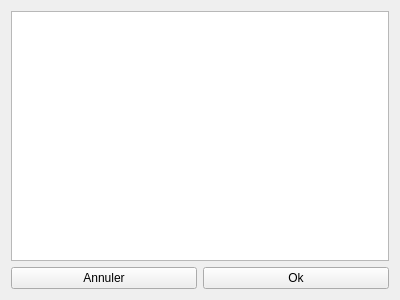
<?xml version="1.0" encoding="UTF-8"?>
<ui version="4.0">
 <class>F_SelectionSondes</class>
 <widget class="QWidget" name="F_SelectionSondes">
  <property name="geometry">
   <rect>
    <x>0</x>
    <y>0</y>
    <width>400</width>
    <height>300</height>
   </rect>
  </property>
  <property name="windowTitle">
   <string>Selection des sondes à afficher</string>
  </property>
  <layout class="QGridLayout" name="gridLayout">
   <item row="1" column="0">
    <widget class="QPushButton" name="Btn_Validation">
     <property name="text">
      <string>Annuler</string>
     </property>
    </widget>
   </item>
   <item row="1" column="1">
    <widget class="QPushButton" name="Btn_Annulation">
     <property name="text">
      <string>Ok</string>
     </property>
    </widget>
   </item>
   <item row="0" column="0" colspan="2">
    <widget class="QListWidget" name="LW_ListeSondes"/>
   </item>
  </layout>
 </widget>
 <resources/>
 <connections/>
</ui>
